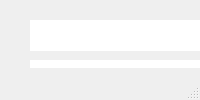
<?xml version="1.0" encoding="UTF-8"?>
<ui version="4.0">
 <class>MainWindow</class>
 <widget class="QMainWindow" name="MainWindow">
  <property name="geometry">
   <rect>
    <x>0</x>
    <y>0</y>
    <width>650</width>
    <height>0</height>
   </rect>
  </property>
  <property name="font">
   <font>
    <family>Gabriola</family>
    <pointsize>14</pointsize>
    <weight>75</weight>
    <bold>true</bold>
   </font>
  </property>
  <property name="windowTitle">
   <string>MainWindow</string>
  </property>
  <widget class="QWidget" name="centralwidget">
   <widget class="QLabel" name="photo1">
    <property name="geometry">
     <rect>
      <x>30</x>
      <y>60</y>
      <width>211</width>
      <height>131</height>
     </rect>
    </property>
    <property name="styleSheet">
     <string notr="true">background-color: rgb(255, 255, 255);</string>
    </property>
    <property name="text">
     <string/>
    </property>
   </widget>
   <widget class="QPushButton" name="podrobnee1">
    <property name="geometry">
     <rect>
      <x>352</x>
      <y>160</y>
      <width>101</width>
      <height>31</height>
     </rect>
    </property>
    <property name="font">
     <font>
      <family>Gabriola</family>
      <pointsize>14</pointsize>
      <weight>75</weight>
      <bold>true</bold>
     </font>
    </property>
    <property name="styleSheet">
     <string notr="true">background-color: rgb(170, 170, 255);</string>
    </property>
    <property name="text">
     <string>Подробнее</string>
    </property>
   </widget>
   <widget class="QPlainTextEdit" name="opis1">
    <property name="geometry">
     <rect>
      <x>270</x>
      <y>60</y>
      <width>331</width>
      <height>91</height>
     </rect>
    </property>
   </widget>
   <widget class="QPushButton" name="oplata1">
    <property name="geometry">
     <rect>
      <x>470</x>
      <y>160</y>
      <width>101</width>
      <height>31</height>
     </rect>
    </property>
    <property name="font">
     <font>
      <family>Gabriola</family>
      <pointsize>14</pointsize>
      <weight>75</weight>
      <bold>true</bold>
     </font>
    </property>
    <property name="styleSheet">
     <string notr="true">background-color: rgb(213, 214, 255);</string>
    </property>
    <property name="text">
     <string>Оплатить</string>
    </property>
   </widget>
   <widget class="QPushButton" name="oplata2">
    <property name="geometry">
     <rect>
      <x>468</x>
      <y>380</y>
      <width>101</width>
      <height>31</height>
     </rect>
    </property>
    <property name="font">
     <font>
      <family>Gabriola</family>
      <pointsize>14</pointsize>
      <weight>75</weight>
      <bold>true</bold>
     </font>
    </property>
    <property name="styleSheet">
     <string notr="true">background-color: rgb(213, 214, 255);</string>
    </property>
    <property name="text">
     <string>Оплатить</string>
    </property>
   </widget>
   <widget class="QLabel" name="photo2">
    <property name="geometry">
     <rect>
      <x>28</x>
      <y>280</y>
      <width>211</width>
      <height>131</height>
     </rect>
    </property>
    <property name="styleSheet">
     <string notr="true">
background-color: rgb(255, 255, 255);</string>
    </property>
    <property name="text">
     <string/>
    </property>
   </widget>
   <widget class="QPlainTextEdit" name="opis2">
    <property name="geometry">
     <rect>
      <x>268</x>
      <y>280</y>
      <width>331</width>
      <height>91</height>
     </rect>
    </property>
   </widget>
   <widget class="QPushButton" name="podrobnee2">
    <property name="geometry">
     <rect>
      <x>350</x>
      <y>380</y>
      <width>101</width>
      <height>31</height>
     </rect>
    </property>
    <property name="font">
     <font>
      <family>Gabriola</family>
      <pointsize>14</pointsize>
      <weight>75</weight>
      <bold>true</bold>
     </font>
    </property>
    <property name="styleSheet">
     <string notr="true">background-color: rgb(170, 170, 255);</string>
    </property>
    <property name="text">
     <string>Подробнее</string>
    </property>
   </widget>
   <widget class="QPushButton" name="oplata3">
    <property name="geometry">
     <rect>
      <x>468</x>
      <y>610</y>
      <width>101</width>
      <height>31</height>
     </rect>
    </property>
    <property name="font">
     <font>
      <family>Gabriola</family>
      <pointsize>14</pointsize>
      <weight>75</weight>
      <bold>true</bold>
     </font>
    </property>
    <property name="styleSheet">
     <string notr="true">background-color: rgb(213, 214, 255);</string>
    </property>
    <property name="text">
     <string>Оплатить</string>
    </property>
   </widget>
   <widget class="QLabel" name="photo3">
    <property name="geometry">
     <rect>
      <x>28</x>
      <y>510</y>
      <width>211</width>
      <height>131</height>
     </rect>
    </property>
    <property name="styleSheet">
     <string notr="true">background-color: rgb(255, 255, 255);</string>
    </property>
    <property name="text">
     <string/>
    </property>
   </widget>
   <widget class="QPlainTextEdit" name="opis3">
    <property name="geometry">
     <rect>
      <x>268</x>
      <y>510</y>
      <width>331</width>
      <height>91</height>
     </rect>
    </property>
   </widget>
   <widget class="QPushButton" name="podrobnee3">
    <property name="geometry">
     <rect>
      <x>350</x>
      <y>610</y>
      <width>101</width>
      <height>31</height>
     </rect>
    </property>
    <property name="font">
     <font>
      <family>Gabriola</family>
      <pointsize>14</pointsize>
      <weight>75</weight>
      <bold>true</bold>
     </font>
    </property>
    <property name="styleSheet">
     <string notr="true">background-color: rgb(170, 170, 255);</string>
    </property>
    <property name="text">
     <string>Подробнее</string>
    </property>
   </widget>
   <widget class="QLabel" name="name1">
    <property name="geometry">
     <rect>
      <x>30</x>
      <y>20</y>
      <width>421</width>
      <height>31</height>
     </rect>
    </property>
    <property name="font">
     <font>
      <family>Gabriola</family>
      <pointsize>18</pointsize>
      <weight>75</weight>
      <bold>true</bold>
     </font>
    </property>
    <property name="styleSheet">
     <string notr="true">background-color: rgb(255, 255, 255);</string>
    </property>
    <property name="text">
     <string/>
    </property>
   </widget>
   <widget class="QLabel" name="name2">
    <property name="geometry">
     <rect>
      <x>30</x>
      <y>240</y>
      <width>421</width>
      <height>31</height>
     </rect>
    </property>
    <property name="font">
     <font>
      <family>Gabriola</family>
      <pointsize>18</pointsize>
      <weight>75</weight>
      <bold>true</bold>
     </font>
    </property>
    <property name="styleSheet">
     <string notr="true">background-color: rgb(255, 255, 255);</string>
    </property>
    <property name="text">
     <string/>
    </property>
   </widget>
   <widget class="QLabel" name="name3">
    <property name="geometry">
     <rect>
      <x>30</x>
      <y>460</y>
      <width>421</width>
      <height>31</height>
     </rect>
    </property>
    <property name="font">
     <font>
      <family>Gabriola</family>
      <pointsize>18</pointsize>
      <weight>75</weight>
      <bold>true</bold>
     </font>
    </property>
    <property name="styleSheet">
     <string notr="true">background-color: rgb(255, 255, 255);</string>
    </property>
    <property name="text">
     <string/>
    </property>
   </widget>
   <widget class="QLabel" name="label_7">
    <property name="geometry">
     <rect>
      <x>0</x>
      <y>-90</y>
      <width>751</width>
      <height>831</height>
     </rect>
    </property>
    <property name="text">
     <string/>
    </property>
    <property name="pixmap">
     <pixmap>1653656807_23-celes-club-p-fon-raznotsvetnie-klyaksi-krasivie-24.jpg</pixmap>
    </property>
   </widget>
   <zorder>label_7</zorder>
   <zorder>photo1</zorder>
   <zorder>podrobnee1</zorder>
   <zorder>opis1</zorder>
   <zorder>oplata1</zorder>
   <zorder>oplata2</zorder>
   <zorder>photo2</zorder>
   <zorder>opis2</zorder>
   <zorder>podrobnee2</zorder>
   <zorder>oplata3</zorder>
   <zorder>photo3</zorder>
   <zorder>opis3</zorder>
   <zorder>podrobnee3</zorder>
   <zorder>name1</zorder>
   <zorder>name2</zorder>
   <zorder>name3</zorder>
  </widget>
  <widget class="QStatusBar" name="statusbar"/>
 </widget>
 <resources/>
 <connections/>
</ui>
